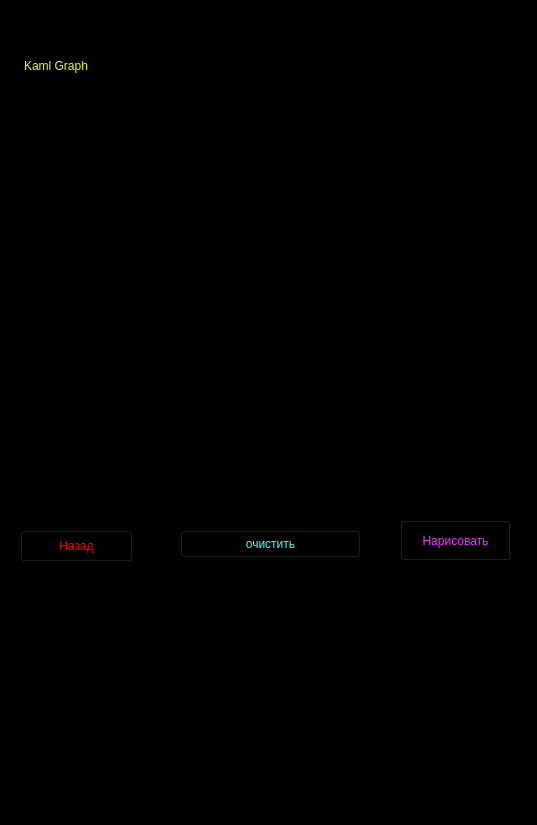
<?xml version="1.0" encoding="UTF-8"?>
<ui version="4.0">
 <class>Form</class>
 <widget class="QWidget" name="Form">
  <property name="geometry">
   <rect>
    <x>0</x>
    <y>0</y>
    <width>537</width>
    <height>825</height>
   </rect>
  </property>
  <property name="windowTitle">
   <string>Form</string>
  </property>
  <property name="styleSheet">
   <string notr="true">background: rgb(0, 0, 0);</string>
  </property>
  <widget class="PlotWidget" name="widget">
   <property name="geometry">
    <rect>
     <x>18</x>
     <y>120</y>
     <width>511</width>
     <height>321</height>
    </rect>
   </property>
  </widget>
  <widget class="QLineEdit" name="ln">
   <property name="geometry">
    <rect>
     <x>10</x>
     <y>470</y>
     <width>501</width>
     <height>21</height>
    </rect>
   </property>
   <property name="styleSheet">
    <string notr="true">color: rgb(255, 255, 255);</string>
   </property>
  </widget>
  <widget class="QPushButton" name="btn_back">
   <property name="geometry">
    <rect>
     <x>20</x>
     <y>530</y>
     <width>113</width>
     <height>32</height>
    </rect>
   </property>
   <property name="styleSheet">
    <string notr="true">color: rgb(255, 0, 0);</string>
   </property>
   <property name="text">
    <string>Назад</string>
   </property>
  </widget>
  <widget class="QPushButton" name="btn_clean">
   <property name="geometry">
    <rect>
     <x>180</x>
     <y>530</y>
     <width>181</width>
     <height>28</height>
    </rect>
   </property>
   <property name="styleSheet">
    <string notr="true">color: rgb(85, 255, 255);</string>
   </property>
   <property name="text">
    <string>очистить</string>
   </property>
  </widget>
  <widget class="QPushButton" name="itog">
   <property name="geometry">
    <rect>
     <x>400</x>
     <y>520</y>
     <width>111</width>
     <height>41</height>
    </rect>
   </property>
   <property name="styleSheet">
    <string notr="true">color: rgb(239, 56, 255);</string>
   </property>
   <property name="text">
    <string>Нарисовать</string>
   </property>
  </widget>
  <widget class="QLabel" name="label">
   <property name="geometry">
    <rect>
     <x>24</x>
     <y>25</y>
     <width>501</width>
     <height>81</height>
    </rect>
   </property>
   <property name="styleSheet">
    <string notr="true">color: rgb(244, 255, 21);
font: 45pt &quot;Onyx&quot;;</string>
   </property>
   <property name="text">
    <string>Kaml Graph</string>
   </property>
  </widget>
 </widget>
 <customwidgets>
  <customwidget>
   <class>PlotWidget</class>
   <extends>QGraphicsView</extends>
   <header>pyqtgraph</header>
  </customwidget>
 </customwidgets>
 <resources/>
 <connections/>
</ui>
